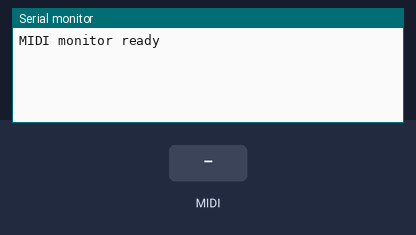
The sketch below on a simulated Arduino Mega 2560, built with avr-gcc and run on an emulated ATmega2560. On the bench: the last lines printed to the serial monitor. The test bench sets the inputs (shaded band). MIDI output is not drawn.

Above: at 1.2 s.
1.3 s: MIDI note 36 received
At 2.8 s:
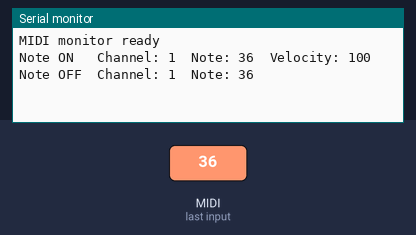
3.1 s: MIDI note 48 received
At 3.31 s:
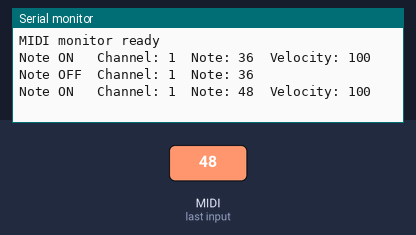

Measured:
- after the input at 1.3 s, the serial monitor: prints a new line at once (image 1)
- after the input at 3.1 s, the serial monitor: prints a new line at once (image 2)

The sketch:

MIDI-to-text.ino
```cpp
#include <MIDI.h>

// MIDI on the hardware UART, pins D0/D1.
// USB Serial remains available for debugging.

MIDI_CREATE_INSTANCE(HardwareSerial, Serial1, MIDI);

void setup()
{
  Serial.begin(115200);

  MIDI.begin(MIDI_CHANNEL_OMNI);

  // We only want to listen, not forward MIDI.
  MIDI.turnThruOff();

  Serial.println("MIDI monitor ready");
}

void loop()
{
  if (MIDI.read())
  {
    byte channel = MIDI.getChannel();
    byte data1 = MIDI.getData1();
    byte data2 = MIDI.getData2();

    switch (MIDI.getType())
    {
      case midi::NoteOn:
        Serial.print("Note ON   ");
        Serial.print("Channel: ");
        Serial.print(channel);
        Serial.print("  Note: ");
        Serial.print(data1);
        Serial.print("  Velocity: ");
        Serial.println(data2);
        break;

      case midi::NoteOff:
        Serial.print("Note OFF  ");
        Serial.print("Channel: ");
        Serial.print(channel);
        Serial.print("  Note: ");
        Serial.println(data1);
        break;

      case midi::ControlChange:
        Serial.print("Control   ");
        Serial.print("Channel: ");
        Serial.print(channel);
        Serial.print("  CC: ");
        Serial.print(data1);
        Serial.print("  Value: ");
        Serial.println(data2);
        break;

      case midi::PitchBend:
      {
        int bend =
          ((int)data2 << 7) | data1;

        Serial.print("Pitch bend  ");
        Serial.print("Channel: ");
        Serial.print(channel);
        Serial.print("  Value: ");
        Serial.println(bend - 8192);
        break;
      }

      default:
        break;
    }
  }
}
```
